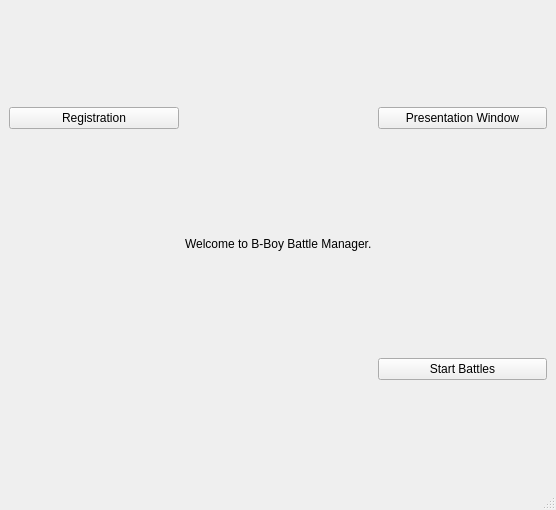
<?xml version="1.0" encoding="UTF-8"?>
<ui version="4.0">
 <class>B3M_MainWindow</class>
 <widget class="QMainWindow" name="B3M_MainWindow">
  <property name="geometry">
   <rect>
    <x>0</x>
    <y>0</y>
    <width>556</width>
    <height>510</height>
   </rect>
  </property>
  <property name="windowTitle">
   <string>MainWindow</string>
  </property>
  <widget class="QWidget" name="centralwidget">
   <layout class="QVBoxLayout" name="verticalLayout">
    <item>
     <layout class="QGridLayout" name="gridLayout">
      <item row="2" column="1">
       <spacer name="lowSpacer">
        <property name="orientation">
         <enum>Qt::Vertical</enum>
        </property>
        <property name="sizeHint" stdset="0">
         <size>
          <width>20</width>
          <height>40</height>
         </size>
        </property>
       </spacer>
      </item>
      <item row="1" column="0">
       <spacer name="leftSpacer">
        <property name="orientation">
         <enum>Qt::Horizontal</enum>
        </property>
        <property name="sizeHint" stdset="0">
         <size>
          <width>40</width>
          <height>20</height>
         </size>
        </property>
       </spacer>
      </item>
      <item row="1" column="2">
       <spacer name="rightSpacer">
        <property name="orientation">
         <enum>Qt::Horizontal</enum>
        </property>
        <property name="sizeHint" stdset="0">
         <size>
          <width>40</width>
          <height>20</height>
         </size>
        </property>
       </spacer>
      </item>
      <item row="1" column="1">
       <widget class="QLabel" name="label">
        <property name="text">
         <string>Welcome to B-Boy Battle Manager.</string>
        </property>
       </widget>
      </item>
      <item row="0" column="0">
       <widget class="QPushButton" name="upLeftButton">
        <property name="sizePolicy">
         <sizepolicy hsizetype="Minimum" vsizetype="Fixed">
          <horstretch>0</horstretch>
          <verstretch>0</verstretch>
         </sizepolicy>
        </property>
        <property name="text">
         <string>Registration</string>
        </property>
       </widget>
      </item>
      <item row="0" column="1">
       <spacer name="upSpacer">
        <property name="orientation">
         <enum>Qt::Vertical</enum>
        </property>
        <property name="sizeHint" stdset="0">
         <size>
          <width>20</width>
          <height>40</height>
         </size>
        </property>
       </spacer>
      </item>
      <item row="2" column="2">
       <widget class="QPushButton" name="lowRightButton">
        <property name="text">
         <string>Start Battles</string>
        </property>
       </widget>
      </item>
      <item row="0" column="2">
       <widget class="QPushButton" name="upRightButton">
        <property name="text">
         <string>Presentation Window</string>
        </property>
       </widget>
      </item>
     </layout>
    </item>
   </layout>
  </widget>
  <widget class="QMenuBar" name="menubar">
   <property name="geometry">
    <rect>
     <x>0</x>
     <y>0</y>
     <width>556</width>
     <height>22</height>
    </rect>
   </property>
  </widget>
  <widget class="QStatusBar" name="statusbar"/>
 </widget>
 <resources/>
 <connections/>
</ui>
